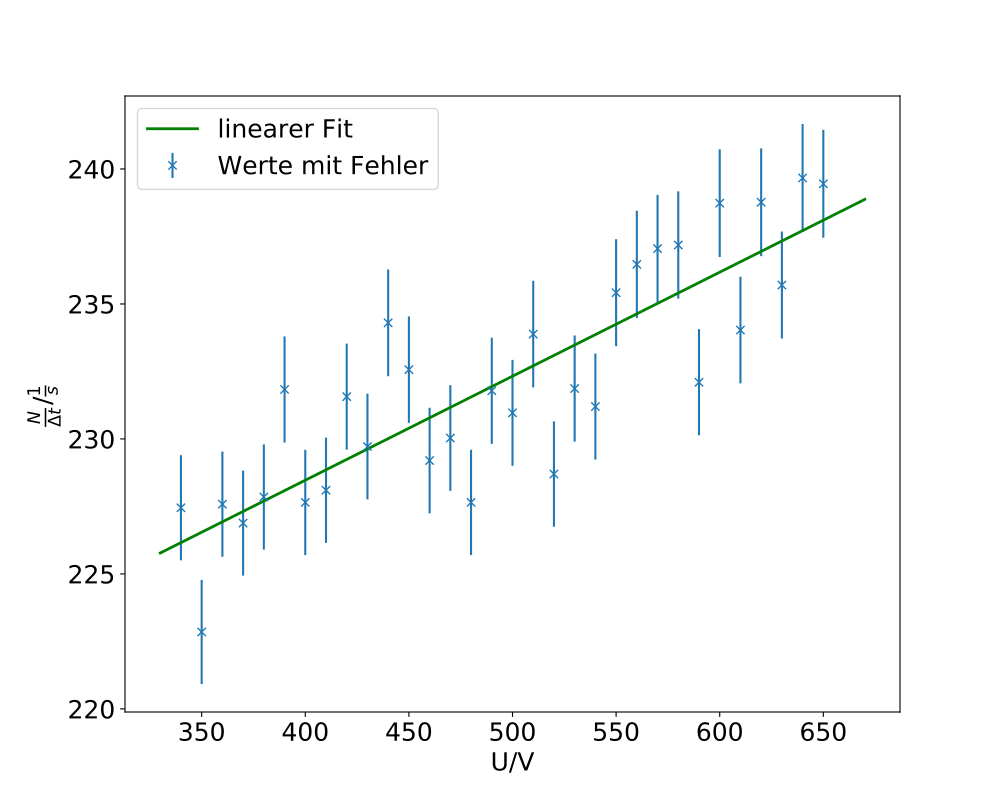

Python code for this plot:
import numpy as np
import matplotlib.pyplot as plt
import uncertainties.unumpy as unp
from uncertainties import ufloat
from scipy.optimize import curve_fit
from scipy.stats import stats
import scipy.constants as const
plt.rcParams['figure.figsize'] = (10, 8)
plt.rcParams['font.size'] = 18

U, N = np.genfromtxt('1.txt', unpack=True)
N = N/60
Nerr =np.sqrt(N*60)/60
def f(U, a, b):
    return a * U + b

params, covariance_matrix = curve_fit(f, U, N)

errors = np.sqrt(np.diag(covariance_matrix))

a = ufloat(params[0], errors[0])
b = ufloat(params[1], errors[1])

print(a, b)
U_plot = np.linspace(330, 670)


plt.errorbar(U, N, Nerr, fmt='x', label='Werte mit Fehler')
#plt.plot(U, N, 'bx', label="werte")
plt.plot(U_plot, f(U_plot, *params), 'g-', label='linearer Fit', linewidth=2)
plt.xlabel('U/V')
plt.ylabel(r'$\frac{N}{\Delta t}/\frac{1}{s}$')
plt.legend(loc="best")
plt.savefig('Alina2.pdf')
